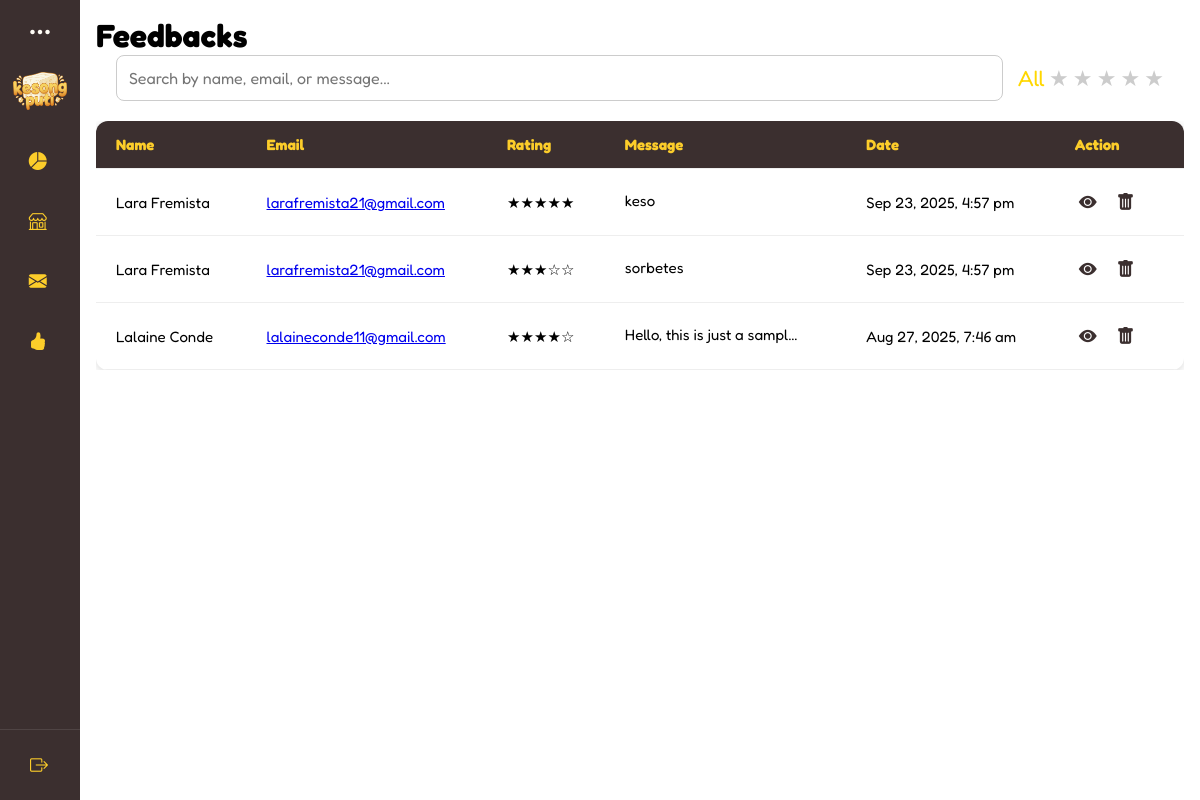
The app's page /interfaces/admin/feedbacks.php (signed in), older data.
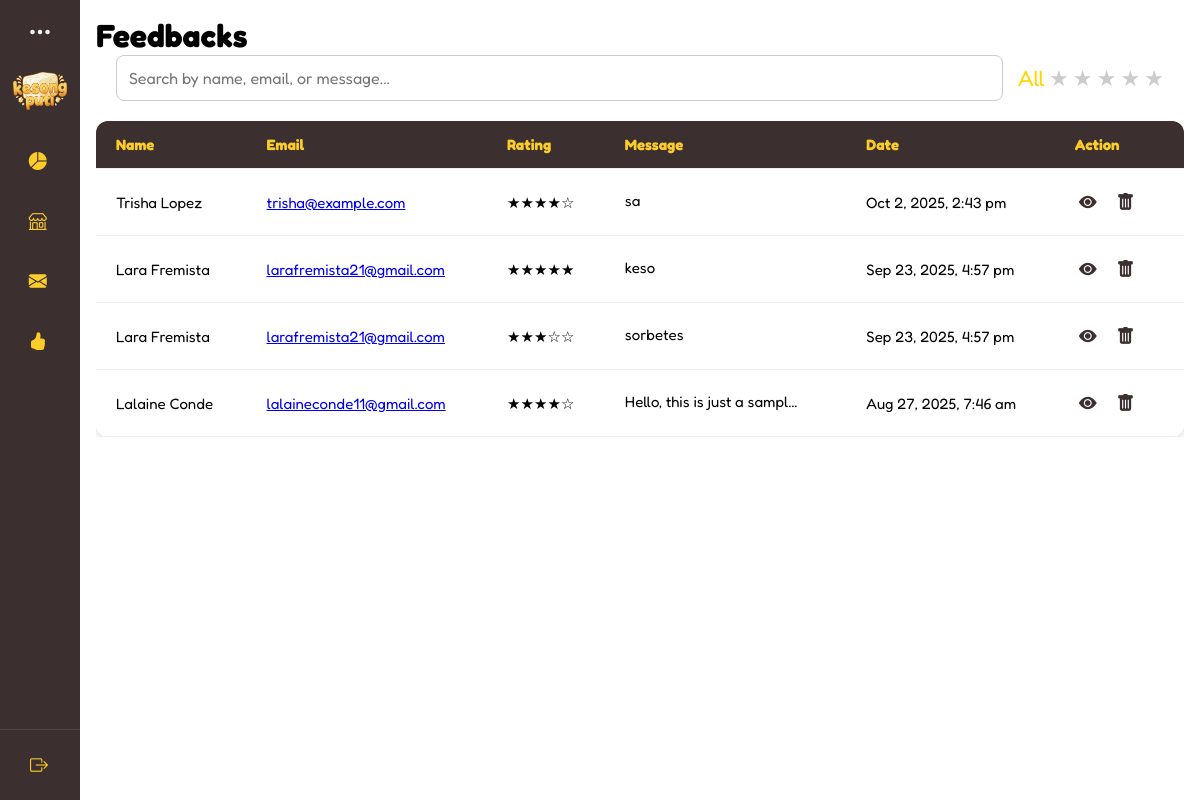
The same page, newer data.
### tables this page shows
CREATE TABLE `reviews` (
  `review_id` int(11) NOT NULL,
  `name` varchar(100) NOT NULL,
  `email` varchar(255) NOT NULL,
  `rating` varchar(10) NOT NULL,
  `feedback` text NOT NULL,
  `created_at` timestamp NOT NULL DEFAULT current_timestamp(),
  `recipient` varchar(100) NOT NULL,
  `order_id` int(11) DEFAULT NULL,
  `media` text DEFAULT NULL,
  `order_item_id` int(11) DEFAULT NULL
);

### interfaces/admin/feedbacks.php (the view, shortened to what this page needs)
<?php
require '../../connection.php';
include ('../../includes/admin-dashboard.php');
 if ($_SESSION['role'] === 'admin') {
    $recipient = "admin_" . $_SESSION['admin_id'];
    $userId = $_SESSION['admin_id'];
    $storeQuery = "SELECT store_name FROM admins WHERE admin_id = $userId LIMIT 1";
} elseif ($_SESSION['role'] === 'superadmin') {
    $recipient = "super_" . $_SESSION['super_id'];
    $userId = $_SESSION['super_id'];
    $storeQuery = "SELECT store_name FROM super_admin WHERE super_id = $userId LIMIT 1";
}
$storeName = "Kesong Puti";
if (isset($storeQuery)) {
    $storeResult = mysqli_query($connection, $storeQuery);
    $storeRow = mysqli_fetch_assoc($storeResult);
    if ($storeRow && !empty($storeRow['store_name'])) {
        $storeName = htmlspecialchars($storeRow['store_name']);
    }
}
$sql = "SELECT * FROM reviews
        WHERE recipient = '$recipient'
        ORDER BY created_at DESC";
$result = mysqli_query($connection, $sql);
?>
<!DOCTYPE html>
<html lang="en">
<head>
    <link
      rel="stylesheet"
      href="https://cdn.jsdelivr.net/npm/bootstrap-icons/font/bootstrap-icons.css"
    />
    <link rel="stylesheet" href="../../css/admin.css"/>
</head>
<body>
<div class="main-content">
      <div class="box" id="feedback-content">
        <h1>Feedbacks</h1>
        <div class="feedback-filter-bar">
          <input
            type="text"
            id="feedbackSearch"
            placeholder="Search by name, email, or message..."
          />
<div class="star-filter">
  <span class="filter-star active" data-value="all">All</span>
  <span class="filter-star" data-value="1">★</span>
  <span class="filter-star" data-value="2">★</span>
  <span class="filter-star" data-value="3">★</span>
  <span class="filter-star" data-value="4">★</span>
  <span class="filter-star" data-value="5">★</span>
</div>
        </div>
      <div class="feedback-table-wrapper">
        <table class="feedback-table">
          <thead>
            <tr>
              <th>Name</th>
              <th>Email</th>
              <th>Rating</th>
              <th>Message</th>
              <th>Date</th>
              <th>Action</th>
            </tr>
          </thead>
          <tbody id="feedbackTableBody">
          <?php if (mysqli_num_rows($result) > 0): ?>
            <?php while ($row = mysqli_fetch_assoc($result)): ?>
              <?php
              $rating = (int)$row['rating'];
          $stars = str_repeat('★', $rating) . str_repeat('☆', 5 - $rating);
              ?>
              <tr>
                <td><?= htmlspecialchars($row['name']) ?></td>
          <td>
              <?php
                  $cleanName = htmlspecialchars($row['name']);
                  $email = htmlspecialchars($row['email']);
                  $subject = "Response to Your Feedback";
                  $body = "Dear $cleanName,%0D%0A%0D%0A" .
                          "Thank you for your feedback regarding our services. We have reviewed your message and would like to provide the following response:%0D%0A%0D%0A" .
                          "[Your Response Here]%0D%0A%0D%0A" .
                          "Best regards,%0D%0A" .
                          "$storeName";
              ?>
              <a href="mailto:<?= $email ?>?subject=<?= rawurlencode($subject) ?>&body=<?= $body ?>">
                  <?= $email ?>
              </a>
          </td>
                <td class="rating-stars"><?= $stars ?></td>
                <td class="contact-message">
                  <span class="short-msg">
                    <?= htmlspecialchars(strlen($row['feedback']) > 50 ? substr($row['feedback'],0,50).'...' : $row['feedback']) ?>
                  </span>
                </td>
                <td><?= date("M j, Y, g:i a", strtotime($row['created_at'])) ?></td>
                <td>
                  <button
                    class="view-btn view-more"
                    data-message="<?= htmlspecialchars($row['feedback']) ?>"
                    data-media='<?= htmlspecialchars($row['media']) ?>'
                    title="View Full Message"
                  >
                    <i class="bi bi-eye-fill"></i>
                  </button>
                  <button class="delete-btn" data-id="<?= $row['review_id'] ?>">
                    <i class="bi bi-trash-fill"></i>
                  </button>
                </td>
              </tr>
            <?php endwhile; ?>
          <?php else: ?>
            <tr>
              <td colspan="6" style="text-align:center;">No feedbacks found</td>
            </tr>
          <?php endif; ?>
          </tbody>
                    </table>
                  </div>
                  </div>
            </div>
</body>
</html>

Row changes from the older to the newer data that the page shows:
added reviews: name "Trisha Lopez", email "trisha@example.com", rating "★★★★☆", feedback "sa", created_at "Oct 2, 2025, 2:43 pm"
